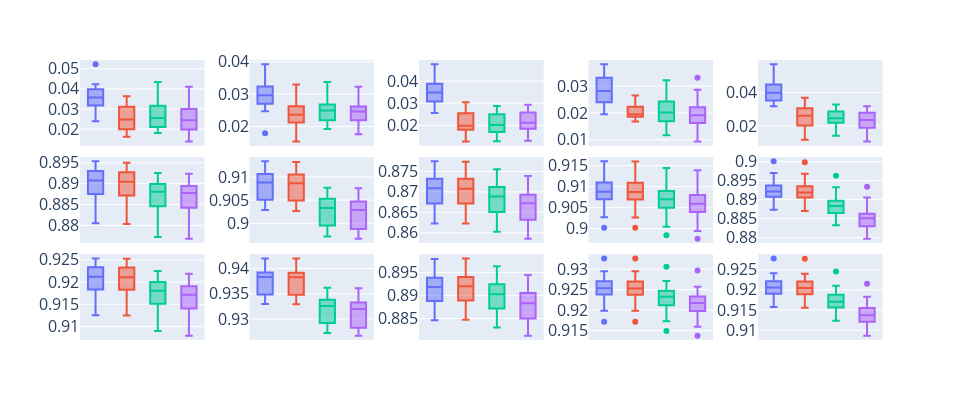

The notebook cell this image was saved under:
### Markdown cell above
# Bayes Approach 1: Direct Application

### Code cell
fig = get_plot_metric(df, 'compose', model_names)
fig.write_image('compose_boxplot.png', scale = 3)
fig.show()
